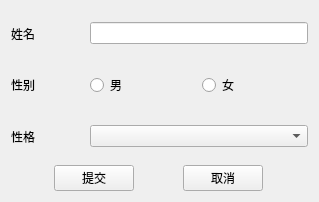
<?xml version="1.0" encoding="UTF-8"?>
<ui version="4.0">
 <class>Widget</class>
 <widget class="QWidget" name="Widget">
  <property name="geometry">
   <rect>
    <x>0</x>
    <y>0</y>
    <width>319</width>
    <height>202</height>
   </rect>
  </property>
  <property name="windowTitle">
   <string>Widget</string>
  </property>
  <layout class="QVBoxLayout" name="verticalLayout">
   <item>
    <layout class="QGridLayout" name="gridLayout" rowstretch="1,1,1" columnstretch="1,3">
     <item row="0" column="0">
      <widget class="QLabel" name="label">
       <property name="sizePolicy">
        <sizepolicy hsizetype="Preferred" vsizetype="Expanding">
         <horstretch>0</horstretch>
         <verstretch>0</verstretch>
        </sizepolicy>
       </property>
       <property name="text">
        <string>姓名</string>
       </property>
      </widget>
     </item>
     <item row="0" column="1">
      <widget class="QLineEdit" name="lineEditName"/>
     </item>
     <item row="1" column="0">
      <widget class="QLabel" name="label_2">
       <property name="sizePolicy">
        <sizepolicy hsizetype="Preferred" vsizetype="Expanding">
         <horstretch>0</horstretch>
         <verstretch>0</verstretch>
        </sizepolicy>
       </property>
       <property name="text">
        <string>性别</string>
       </property>
      </widget>
     </item>
     <item row="1" column="1">
      <layout class="QHBoxLayout" name="horizontalLayout">
       <item>
        <widget class="QRadioButton" name="radioButtonMan">
         <property name="text">
          <string>男</string>
         </property>
         <property name="icon">
          <iconset resource="icons.qrc">
           <normaloff>:/images/man.png</normaloff>:/images/man.png</iconset>
         </property>
        </widget>
       </item>
       <item>
        <widget class="QRadioButton" name="radioButtonWoman">
         <property name="text">
          <string>女</string>
         </property>
         <property name="icon">
          <iconset resource="icons.qrc">
           <normaloff>:/images/woman.png</normaloff>:/images/woman.png</iconset>
         </property>
        </widget>
       </item>
      </layout>
     </item>
     <item row="2" column="0">
      <widget class="QLabel" name="label_3">
       <property name="sizePolicy">
        <sizepolicy hsizetype="Preferred" vsizetype="Expanding">
         <horstretch>0</horstretch>
         <verstretch>0</verstretch>
        </sizepolicy>
       </property>
       <property name="text">
        <string>性格</string>
       </property>
      </widget>
     </item>
     <item row="2" column="1">
      <widget class="QComboBox" name="comboBox"/>
     </item>
    </layout>
   </item>
   <item>
    <layout class="QHBoxLayout" name="horizontalLayout_2">
     <item>
      <widget class="QPushButton" name="btnCommit">
       <property name="sizePolicy">
        <sizepolicy hsizetype="Fixed" vsizetype="Fixed">
         <horstretch>0</horstretch>
         <verstretch>0</verstretch>
        </sizepolicy>
       </property>
       <property name="text">
        <string>提交</string>
       </property>
       <property name="icon">
        <iconset resource="icons.qrc">
         <normaloff>:/images/yes.png</normaloff>:/images/yes.png</iconset>
       </property>
      </widget>
     </item>
     <item>
      <widget class="QPushButton" name="btnCancel">
       <property name="sizePolicy">
        <sizepolicy hsizetype="Fixed" vsizetype="Fixed">
         <horstretch>0</horstretch>
         <verstretch>0</verstretch>
        </sizepolicy>
       </property>
       <property name="text">
        <string>取消</string>
       </property>
       <property name="icon">
        <iconset resource="icons.qrc">
         <normaloff>:/images/no.png</normaloff>:/images/no.png</iconset>
       </property>
      </widget>
     </item>
    </layout>
   </item>
  </layout>
 </widget>
 <resources>
  <include location="icons.qrc"/>
 </resources>
 <connections/>
</ui>
